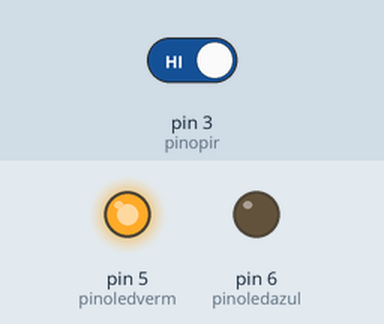
This sketch was run on a simulated Arduino Uno, built with avr-gcc and run on an emulated ATmega328P. Shown: output pins drawn as LEDs (lit = HIGH). Inputs (shaded band) come from the test bench; at power-on: pin 3 (pinopir) HIGH. What the sketch prints to the serial monitor is not drawn.

Above: at 1.2 s.
1.3 s: pin 3 (pinopir) driven LOW
At 1.9 s:
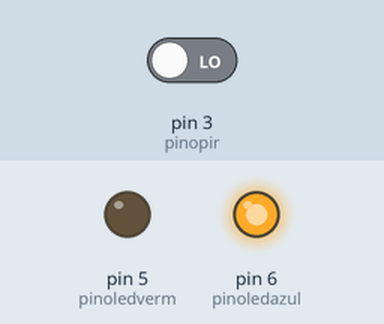
2.8 s: pin 3 (pinopir) driven HIGH
At 3.1 s:
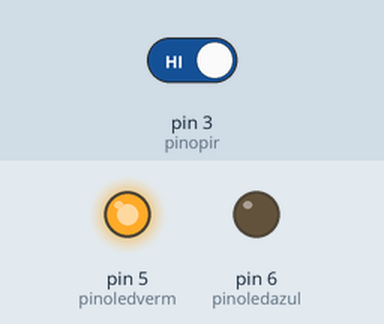
Timing chart, 0 to 5.8 s (numbered marks = the images above; inputs shaded):
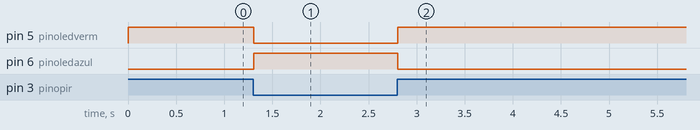

Measured:
- after the input at 1.3 s, pin 5 (pinoledverm): HIGH → LOW at once; pin 6 (pinoledazul): LOW → HIGH at once
- after the input at 2.8 s, pin 5 (pinoledverm): LOW → HIGH at once; pin 6 (pinoledazul): HIGH → LOW at once

The sketch:

sensor_mov.ino
```cpp
// C++ code
//
int pinoledverm = 5;
int pinoledazul = 6;
int pinopir = 3;
int acionamento;

void setup()
{
  pinMode(pinoledverm, OUTPUT);//Define pino como saida
  pinMode(pinoledazul, OUTPUT);//Define pino como saida
  pinMode(pinopir, INPUT);//Define pino sensor como entrada
  Serial.begin(9600);
}

void loop()
{
  acionamento = digitalRead(pinopir); //le o valor do sensor PIR
  Serial.println(acionamento);
  if(acionamento == LOW){
    digitalWrite(pinoledverm, LOW);
    digitalWrite(pinoledazul, HIGH);
  }
  else {
    digitalWrite(pinoledverm, HIGH);
    digitalWrite(pinoledazul, LOW);
  }

}
```
